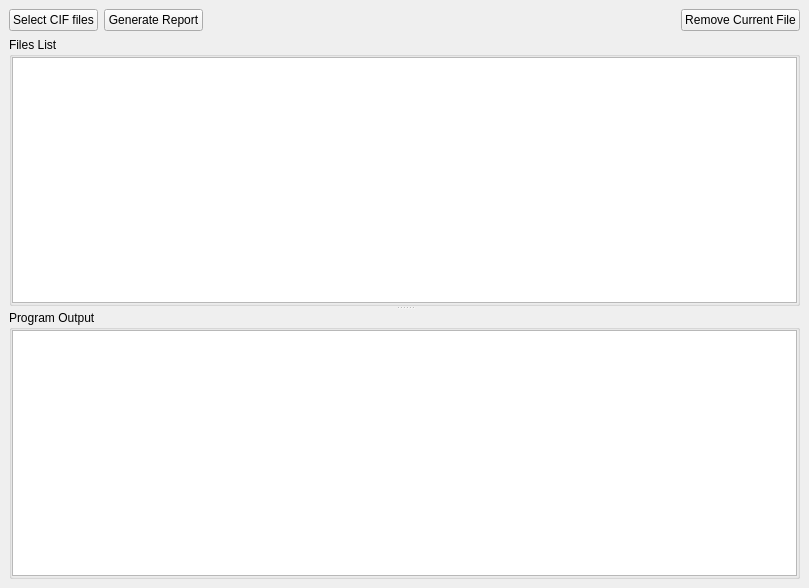
<?xml version="1.0" encoding="UTF-8"?>
<ui version="4.0">
 <class>MultitableWindow</class>
 <widget class="QMainWindow" name="MultitableWindow">
  <property name="geometry">
   <rect>
    <x>0</x>
    <y>0</y>
    <width>809</width>
    <height>588</height>
   </rect>
  </property>
  <property name="windowTitle">
   <string>Mutitable</string>
  </property>
  <widget class="QWidget" name="Mainwidget">
   <layout class="QGridLayout" name="gridLayout">
    <item row="0" column="0">
     <widget class="QPushButton" name="cif_files_button">
      <property name="text">
       <string>Select CIF files</string>
      </property>
     </widget>
    </item>
    <item row="0" column="1" colspan="2">
     <widget class="QPushButton" name="report_button">
      <property name="text">
       <string>Generate Report</string>
      </property>
     </widget>
    </item>
    <item row="0" column="3">
     <spacer name="horizontalSpacer">
      <property name="orientation">
       <enum>Qt::Horizontal</enum>
      </property>
      <property name="sizeHint" stdset="0">
       <size>
        <width>40</width>
        <height>20</height>
       </size>
      </property>
     </spacer>
    </item>
    <item row="0" column="4">
     <widget class="QPushButton" name="removeButton">
      <property name="toolTip">
       <string>&lt;html&gt;&lt;head/&gt;&lt;body&gt;&lt;p&gt;Removes the currently selected file from the list.&lt;/p&gt;&lt;/body&gt;&lt;/html&gt;</string>
      </property>
      <property name="text">
       <string>Remove Current File</string>
      </property>
     </widget>
    </item>
    <item row="1" column="0" rowspan="2" colspan="5">
     <widget class="QSplitter" name="splitter_2">
      <property name="sizePolicy">
       <sizepolicy hsizetype="Expanding" vsizetype="Expanding">
        <horstretch>0</horstretch>
        <verstretch>0</verstretch>
       </sizepolicy>
      </property>
      <property name="orientation">
       <enum>Qt::Vertical</enum>
      </property>
      <widget class="QGroupBox" name="groupBox">
       <property name="title">
        <string>Files List</string>
       </property>
       <layout class="QVBoxLayout" name="verticalLayout">
        <property name="leftMargin">
         <number>0</number>
        </property>
        <property name="topMargin">
         <number>0</number>
        </property>
        <property name="rightMargin">
         <number>0</number>
        </property>
        <property name="bottomMargin">
         <number>0</number>
        </property>
        <item>
         <widget class="QTreeWidget" name="CifFileListTreeWidget">
          <property name="sizePolicy">
           <sizepolicy hsizetype="Expanding" vsizetype="Expanding">
            <horstretch>0</horstretch>
            <verstretch>4</verstretch>
           </sizepolicy>
          </property>
          <property name="locale">
           <locale language="English" country="UnitedStates"/>
          </property>
          <property name="itemsExpandable">
           <bool>true</bool>
          </property>
          <property name="sortingEnabled">
           <bool>true</bool>
          </property>
          <attribute name="headerVisible">
           <bool>false</bool>
          </attribute>
          <column>
           <property name="text">
            <string notr="true">1</string>
           </property>
          </column>
         </widget>
        </item>
       </layout>
      </widget>
      <widget class="QGroupBox" name="groupBox_2">
       <property name="title">
        <string>Program Output</string>
       </property>
       <layout class="QVBoxLayout" name="verticalLayout_2">
        <property name="leftMargin">
         <number>0</number>
        </property>
        <property name="topMargin">
         <number>0</number>
        </property>
        <property name="rightMargin">
         <number>0</number>
        </property>
        <property name="bottomMargin">
         <number>0</number>
        </property>
        <item>
         <widget class="QTextEdit" name="OutputTextEdit">
          <property name="sizePolicy">
           <sizepolicy hsizetype="Expanding" vsizetype="Expanding">
            <horstretch>0</horstretch>
            <verstretch>0</verstretch>
           </sizepolicy>
          </property>
          <property name="minimumSize">
           <size>
            <width>0</width>
            <height>0</height>
           </size>
          </property>
          <property name="readOnly">
           <bool>true</bool>
          </property>
          <property name="textInteractionFlags">
           <set>Qt::LinksAccessibleByMouse|Qt::TextSelectableByMouse</set>
          </property>
         </widget>
        </item>
       </layout>
      </widget>
     </widget>
    </item>
   </layout>
  </widget>
 </widget>
 <resources/>
 <connections/>
</ui>
